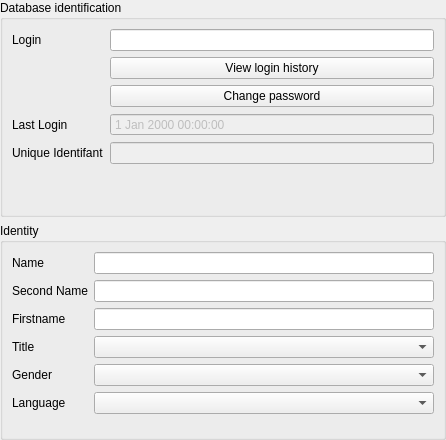
<?xml version="1.0" encoding="UTF-8"?>
<ui version="4.0">
 <class>UserPlugin::Internal::UserViewer_IdentityUI</class>
 <widget class="QWidget" name="UserPlugin::Internal::UserViewer_IdentityUI">
  <property name="geometry">
   <rect>
    <x>0</x>
    <y>0</y>
    <width>446</width>
    <height>440</height>
   </rect>
  </property>
  <property name="windowTitle">
   <string>Form</string>
  </property>
  <layout class="QGridLayout" name="gridLayout">
   <property name="margin">
    <number>0</number>
   </property>
   <item row="0" column="0">
    <widget class="QGroupBox" name="groupBox">
     <property name="title">
      <string>Database identification</string>
     </property>
     <layout class="QFormLayout" name="formLayout_3">
      <item row="0" column="0">
       <widget class="QLabel" name="label">
        <property name="text">
         <string>Login</string>
        </property>
       </widget>
      </item>
      <item row="0" column="1">
       <widget class="QLineEdit" name="loginLineEdit"/>
      </item>
      <item row="3" column="0">
       <widget class="QLabel" name="label_7">
        <property name="text">
         <string>Last Login</string>
        </property>
       </widget>
      </item>
      <item row="3" column="1">
       <widget class="QDateTimeEdit" name="lastLoginDateTimeEdit">
        <property name="enabled">
         <bool>false</bool>
        </property>
        <property name="sizePolicy">
         <sizepolicy hsizetype="Preferred" vsizetype="Fixed">
          <horstretch>0</horstretch>
          <verstretch>0</verstretch>
         </sizepolicy>
        </property>
        <property name="toolTip">
         <string>Date and time of the last connection</string>
        </property>
        <property name="frame">
         <bool>true</bool>
        </property>
        <property name="readOnly">
         <bool>true</bool>
        </property>
        <property name="buttonSymbols">
         <enum>QAbstractSpinBox::NoButtons</enum>
        </property>
       </widget>
      </item>
      <item row="4" column="0">
       <widget class="QLabel" name="label_2">
        <property name="text">
         <string>Unique Identifant</string>
        </property>
       </widget>
      </item>
      <item row="4" column="1">
       <widget class="QLineEdit" name="uuidLineEdit">
        <property name="enabled">
         <bool>false</bool>
        </property>
        <property name="readOnly">
         <bool>true</bool>
        </property>
       </widget>
      </item>
      <item row="1" column="1">
       <widget class="QPushButton" name="but_viewHistory">
        <property name="text">
         <string>View login history</string>
        </property>
       </widget>
      </item>
      <item row="2" column="1">
       <widget class="QPushButton" name="but_changePassword">
        <property name="text">
         <string>Change password</string>
        </property>
       </widget>
      </item>
     </layout>
    </widget>
   </item>
   <item row="1" column="0">
    <widget class="QGroupBox" name="groupBox_2">
     <property name="title">
      <string>Identity</string>
     </property>
     <layout class="QFormLayout" name="formLayout_4">
      <item row="0" column="0">
       <widget class="QLabel" name="label_4">
        <property name="text">
         <string>Name</string>
        </property>
       </widget>
      </item>
      <item row="0" column="1">
       <widget class="QLineEdit" name="nameLineEdit"/>
      </item>
      <item row="1" column="0">
       <widget class="QLabel" name="label_5">
        <property name="text">
         <string>Second Name</string>
        </property>
       </widget>
      </item>
      <item row="1" column="1">
       <widget class="QLineEdit" name="secNameLineEdit"/>
      </item>
      <item row="2" column="0">
       <widget class="QLabel" name="label_6">
        <property name="text">
         <string>Firstname</string>
        </property>
       </widget>
      </item>
      <item row="2" column="1">
       <widget class="QLineEdit" name="firstnameLineEdit"/>
      </item>
      <item row="3" column="0">
       <widget class="QLabel" name="label_3">
        <property name="text">
         <string>Title</string>
        </property>
       </widget>
      </item>
      <item row="3" column="1">
       <widget class="QComboBox" name="titleCombo"/>
      </item>
      <item row="4" column="0">
       <widget class="QLabel" name="label_8">
        <property name="text">
         <string>Gender</string>
        </property>
       </widget>
      </item>
      <item row="4" column="1">
       <widget class="QComboBox" name="genderCombo"/>
      </item>
      <item row="5" column="0">
       <widget class="QLabel" name="label_21">
        <property name="text">
         <string>Language</string>
        </property>
       </widget>
      </item>
      <item row="5" column="1">
       <widget class="Views::LanguageComboBox" name="languageCombo"/>
      </item>
     </layout>
     <zorder>genderCombo</zorder>
     <zorder>label_6</zorder>
     <zorder>languageCombo</zorder>
     <zorder>label_8</zorder>
     <zorder>titleCombo</zorder>
     <zorder>label_5</zorder>
     <zorder>secNameLineEdit</zorder>
     <zorder>label_3</zorder>
     <zorder>firstnameLineEdit</zorder>
     <zorder>label_4</zorder>
     <zorder>label_21</zorder>
     <zorder>nameLineEdit</zorder>
    </widget>
   </item>
  </layout>
 </widget>
 <customwidgets>
  <customwidget>
   <class>Views::LanguageComboBox</class>
   <extends>QComboBox</extends>
   <header location="global">listviewplugin/languagecombobox.h</header>
  </customwidget>
 </customwidgets>
 <resources/>
 <connections/>
</ui>
